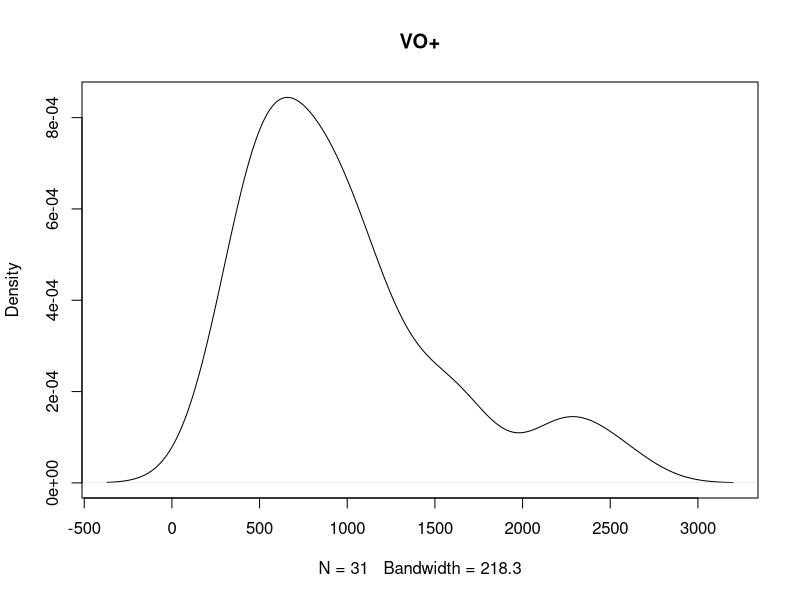
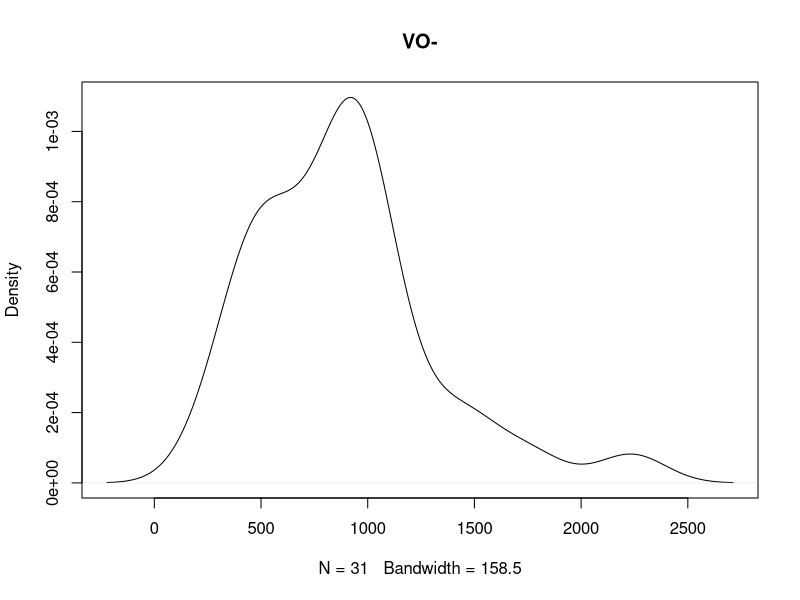
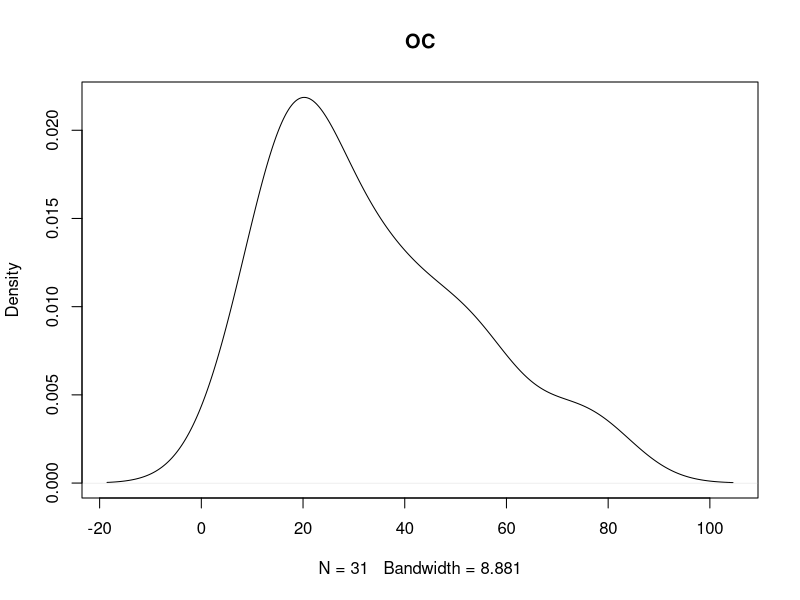
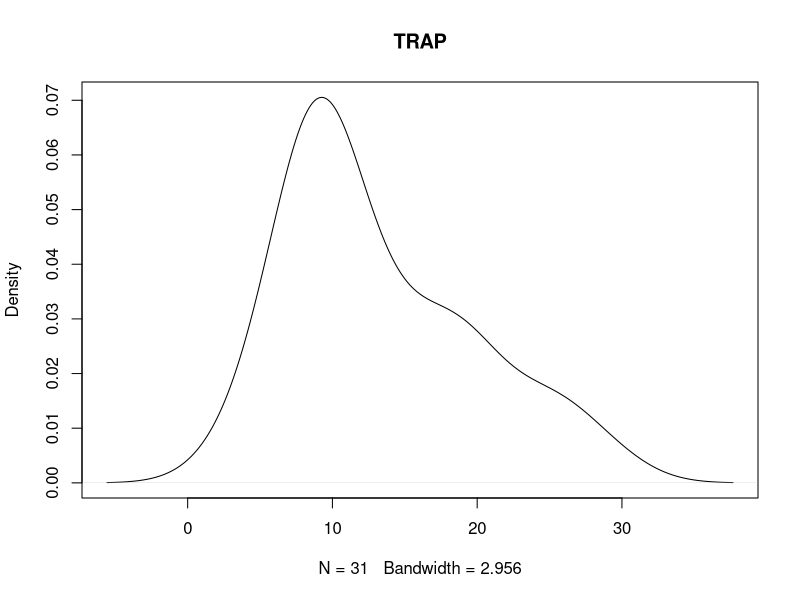
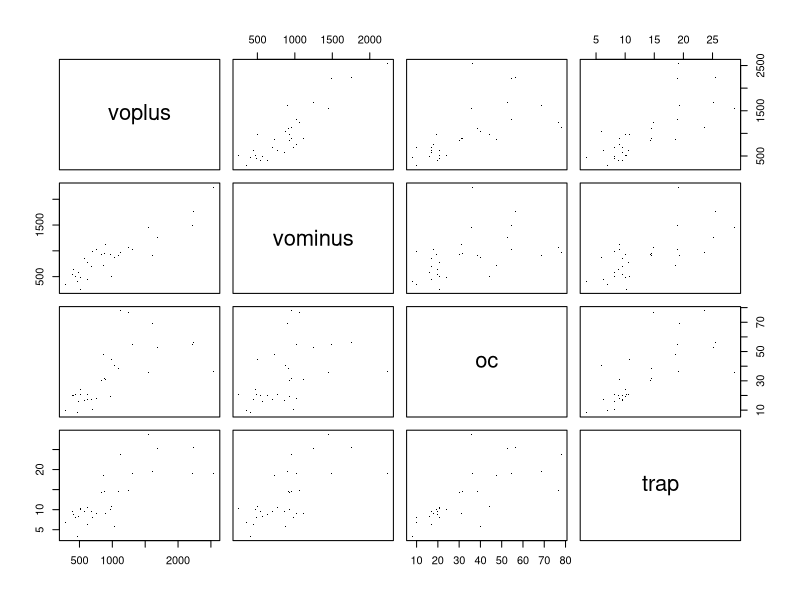
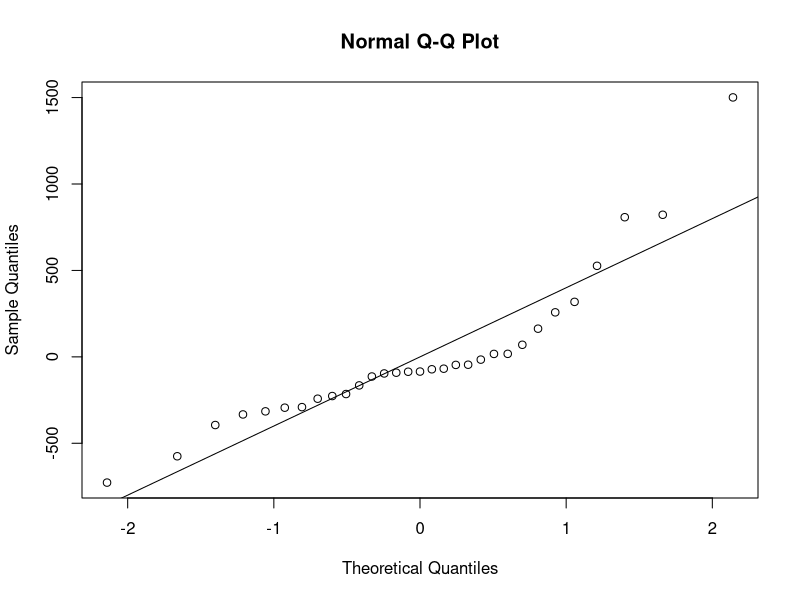

Write R code to recreate these figures, in order.
## ---- chunk 1
library(readxl)
biomark <- read_excel("Biomark.xls")
## ---- chunk 2
plot(density(biomark$voplus), main = "VO+")
plot(density(biomark$vominus), main = "VO-")
plot(density(biomark$oc), main = "OC")
plot(density(biomark$trap), main = "TRAP")
## ---- chunk 3
sd_vo_p = sd(biomark$voplus)
sd_vo_m = sd(biomark$vominus)
sd_oc = sd(biomark$oc)
sd_trap = sd(biomark$trap)
## ---- chunk 4
summary(biomark$voplus)
## ---- chunk 5
summary(biomark$vominus)
## ---- chunk 6
summary(biomark$oc)
## ---- chunk 7
summary(biomark$trap)
## ---- chunk 8
smallcs = subset(biomark, select = c("voplus", "vominus", "oc", "trap"))
with(biomark, cor(smallcs))
## ---- chunk 9
pairs(smallcs, pch = ".")
## ---- chunk 10
fm1 = lm(voplus ~ oc, data = biomark)
summary(fm1)

qqnorm(residuals.lm(fm1))
abline(0,400)
## ---- chunk 11
fm2 = lm(voplus ~ oc + trap, data = biomark)
summary(fm2)
## ---- chunk 12
fm3 = lm(voplus ~ oc + trap + vominus, data = biomark)
summary(fm3)
